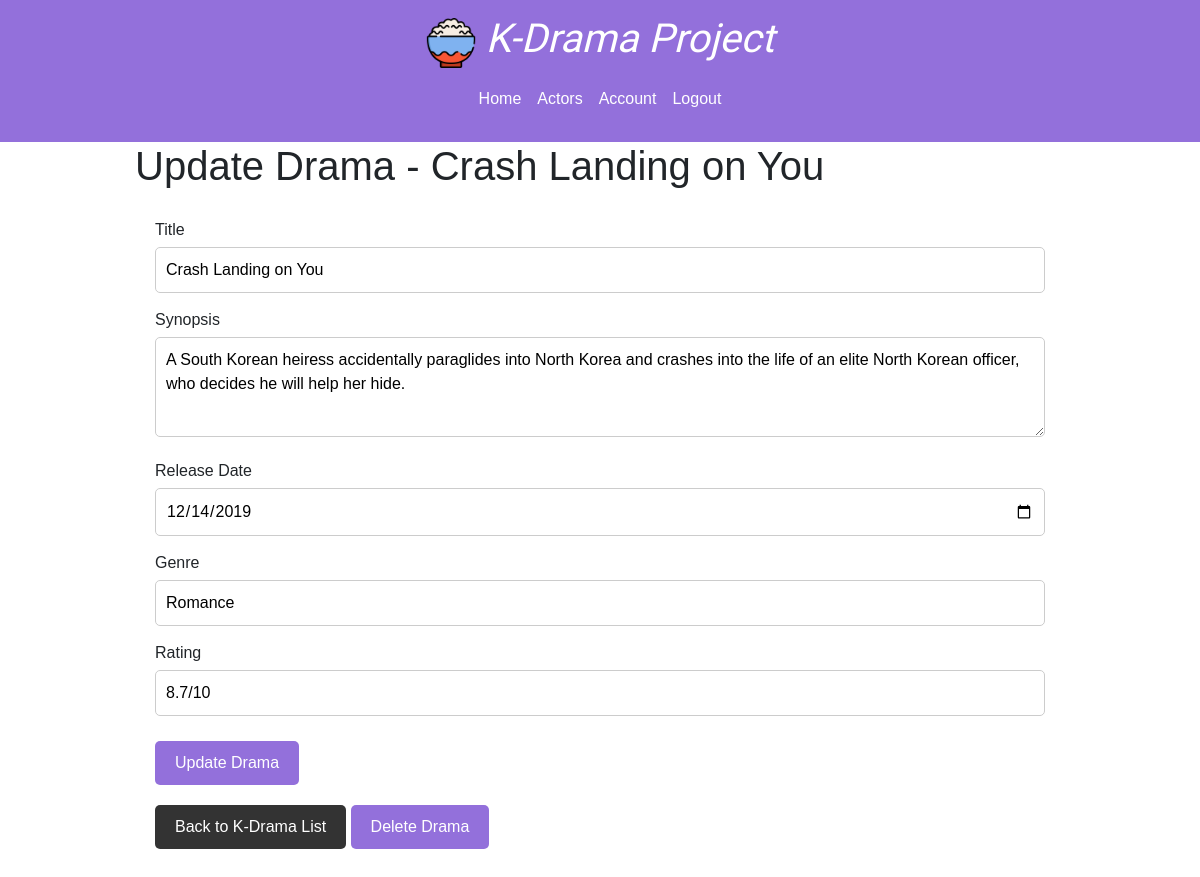
Screenshot of /finalproject-main/updatedrama.php?id=1 (signed in) with the database file from the repository.
### tables this page shows
CREATE TABLE IF NOT EXISTS `dramas` (
  `drama_id` int(11) NOT NULL AUTO_INCREMENT,
  `title` varchar(100) NOT NULL,
  `release_date` date NOT NULL,
  `genre` varchar(50) NOT NULL,
  `imagepath` varchar(100) DEFAULT NULL,
  `synopsis` varchar(500) DEFAULT NULL,
  `rating` varchar(20) DEFAULT NULL,
  `price` decimal(10,2) DEFAULT '0.00',
  PRIMARY KEY (`drama_id`)
);

### finalproject-main/updatedrama.php (the view, shortened to what this page needs)
<?php
require_once 'checksession.php';
$conn = new mysqli($hn, $un, $pw, $db);
if (isset($_GET['id'])) {
    $drama_id = intval($_GET['id']);
    $query = "SELECT * FROM dramas WHERE drama_id = $drama_id";
    $result = $conn->query($query);
    if ($result && $result->num_rows > 0) {
        $row = $result->fetch_assoc();
    } else {
        die("No data found for the specified drama ID.");
    }
} else {
    die("No drama ID specified.");
}
?>
<!DOCTYPE html>
<html lang="en">
<head>
</head>
<body>
    <div class="container">
        <h1>Update Drama - <?php echo htmlspecialchars($row['title']); ?></h1>
        <div class="content">
            <form action="updatedrama.php?id=<?php echo htmlspecialchars($drama_id); ?>" method="post">
                <div class="form-group">
                    <label for="title">Title</label>
                    <input type="text" id="title" name="title" value="<?php echo htmlspecialchars($row['title']); ?>" required>
                </div>
                <div class="form-group">
                    <label for="synopsis">Synopsis</label>
                    <textarea id="text" name="synopsis" required><?php echo htmlspecialchars($row['synopsis']); ?></textarea>
                </div>
                <div class="form-group">
                    <label for="release_date">Release Date</label>
                    <input type="date" id="release_date" name="release_date" value="<?php echo htmlspecialchars($row['release_date']); ?>" required>
                </div>
                <div class="form-group">
                    <label for="genre">Genre</label>
                    <input type="text" id="genre" name="genre" value="<?php echo htmlspecialchars($row['genre']); ?>" required>
                </div>
                <div class="form-group">
                    <label for="rating">Rating</label>
                    <input type="text" id="rating" name="rating" value="<?php echo htmlspecialchars($row['rating']); ?>" required>
                </div>
                <button type="submit" class="btn">Update Drama</button>
            </form>
            <a href="viewdramalist.php" class="btn btn-back">Back to K-Drama List</a>
            <form action="deletedrama.php" method="post" style="display:inline;">
            <input type="submit" class="btn btn-delete" value="Delete Drama" onclick="return confirm('Are you sure you want to delete this drama?');">
        </form>
        </div>
    </div>
</body>
</html>

### finalproject-main/updatedrama.php (style rules this page uses)
body { font-family: Arial, sans-serif; background-color: #fff; margin: 0; padding: 0; }
.container { width: 80%; margin: auto; overflow: hidden; }
.content { padding: 20px; }
.form-group { margin-bottom: 15px; }
.form-group label { display: block; margin-bottom: 5px; }
.form-group input[type="text"], .form-group textarea, .form-group input[type="date"] { width: 100%; padding: 10px; border: 1px solid #ccc; border-radius: 5px; }
.form-group textarea { height: 100px; }
.btn { display: inline-block; padding: 10px 20px; margin: 10px 0; background-color: #9370Db; color: #fff; text-decoration: none; border-radius: 5px; text-align: center; border: none; cursor: pointer; }
.btn-back { background-color: #333; }

### rows the page displays
dramas: title "Crash Landing on You", synopsis "A South Korean heiress accidentally paraglides into North Korea and crashes into the life of an elite North Korean officer, who decides he will help her hide.", release_date "12/14/2019", genre "Romance", rating "8.7/10"
